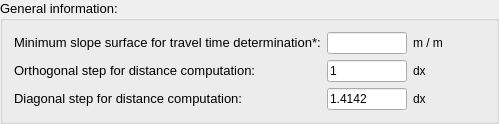
                       <widget class="QGroupBox" name="groupBox">
                        <property name="sizePolicy">
                         <sizepolicy hsizetype="Expanding" vsizetype="Expanding">
                          <horstretch>0</horstretch>
                          <verstretch>0</verstretch>
                         </sizepolicy>
                        </property>
                        <property name="maximumSize">
                         <size>
                          <width>630</width>
                          <height>115</height>
                         </size>
                        </property>
                        <property name="font">
                         <font>
                          <pointsize>10</pointsize>
                         </font>
                        </property>
                        <property name="title">
                         <string>General information:</string>
                        </property>
                        <layout class="QGridLayout" name="gridLayout_5">
                         <item row="0" column="0">
                          <layout class="QGridLayout" name="gridLayout_7">
                           <item row="0" column="2">
                            <layout class="QGridLayout" name="gridLayout_10">
                             <item row="1" column="0" alignment="Qt::AlignHCenter|Qt::AlignVCenter">
                              <widget class="QLabel" name="label_13">
                               <property name="sizePolicy">
                                <sizepolicy hsizetype="Preferred" vsizetype="Preferred">
                                 <horstretch>0</horstretch>
                                 <verstretch>0</verstretch>
                                </sizepolicy>
                               </property>
                               <property name="minimumSize">
                                <size>
                                 <width>16</width>
                                 <height>16</height>
                                </size>
                               </property>
                               <property name="maximumSize">
                                <size>
                                 <width>16</width>
                                 <height>16</height>
                                </size>
                               </property>
                               <property name="font">
                                <font>
                                 <pointsize>9</pointsize>
                                </font>
                               </property>
                               <property name="toolTip">
                                <string>&lt;html&gt;&lt;head/&gt;&lt;body&gt;&lt;p align=&quot;justify&quot;&gt;Add the orthogonal step, which by default is set to 1.&lt;/p&gt;&lt;/body&gt;&lt;/html&gt;</string>
                               </property>
                               <property name="whatsThis">
                                <string>&lt;html&gt;&lt;head/&gt;&lt;body&gt;&lt;p&gt;Add the description or function of the object&lt;/p&gt;&lt;/body&gt;&lt;/html&gt;</string>
                               </property>
                               <property name="text">
                                <string/>
                               </property>
                               <property name="pixmap">
                                <pixmap resource="resources.qrc">:/plugins/hidroPixel/icons/icons/info(2).png</pixmap>
                               </property>
                               <property name="scaledContents">
                                <bool>true</bool>
                               </property>
                              </widget>
                             </item>
                             <item row="0" column="0" alignment="Qt::AlignHCenter|Qt::AlignVCenter">
                              <widget class="QLabel" name="label_11">
                               <property name="sizePolicy">
                                <sizepolicy hsizetype="Preferred" vsizetype="Preferred">
                                 <horstretch>0</horstretch>
                                 <verstretch>0</verstretch>
                                </sizepolicy>
                               </property>
                               <property name="minimumSize">
                                <size>
                                 <width>16</width>
                                 <height>16</height>
                                </size>
                               </property>
                               <property name="maximumSize">
                                <size>
                                 <width>16</width>
                                 <height>16</height>
                                </size>
                               </property>
                               <property name="font">
                                <font>
                                 <pointsize>9</pointsize>
                                </font>
                               </property>
                               <property name="toolTip">
                                <string>&lt;html&gt;&lt;head/&gt;&lt;body&gt;&lt;p align=&quot;justify&quot;&gt;&lt;span style=&quot; font-weight:600;&quot;&gt;*Required information&lt;/span&gt;&lt;/p&gt;&lt;p align=&quot;justify&quot;&gt;Add the value of the &lt;span style=&quot; text-decoration: underline;&quot;&gt;minimum&lt;/span&gt; slope, which can be estimated by the Digital Elevation Model (DEM) or provided by the user.&lt;/p&gt;&lt;/body&gt;&lt;/html&gt;</string>
                               </property>
                               <property name="text">
                                <string/>
                               </property>
                               <property name="pixmap">
                                <pixmap resource="resources.qrc">:/plugins/hidroPixel/icons/icons/info(2).png</pixmap>
                               </property>
                               <property name="scaledContents">
                                <bool>true</bool>
                               </property>
                              </widget>
                             </item>
                             <item row="2" column="0" alignment="Qt::AlignHCenter|Qt::AlignVCenter">
                              <widget class="QLabel" name="label_14">
                               <property name="sizePolicy">
                                <sizepolicy hsizetype="Preferred" vsizetype="Preferred">
                                 <horstretch>0</horstretch>
                                 <verstretch>0</verstretch>
                                </sizepolicy>
                               </property>
                               <property name="minimumSize">
                                <size>
                                 <width>16</width>
                                 <height>16</height>
                                </size>
                               </property>
                               <property name="maximumSize">
                                <size>
                                 <width>16</width>
                                 <height>16</height>
                                </size>
                               </property>
                               <property name="font">
                                <font>
                                 <pointsize>9</pointsize>
                                </font>
                               </property>
                               <property name="toolTip">
                                <string>&lt;html&gt;&lt;head/&gt;&lt;body&gt;&lt;p&gt;Add the diagonal step, which by default is set to 1.4241.&lt;/p&gt;&lt;/body&gt;&lt;/html&gt;</string>
                               </property>
                               <property name="whatsThis">
                                <string>&lt;html&gt;&lt;head/&gt;&lt;body&gt;&lt;p&gt;Add the description or function of the object&lt;/p&gt;&lt;/body&gt;&lt;/html&gt;</string>
                               </property>
                               <property name="text">
                                <string/>
                               </property>
                               <property name="pixmap">
                                <pixmap resource="resources.qrc">:/plugins/hidroPixel/icons/icons/info(2).png</pixmap>
                               </property>
                               <property name="scaledContents">
                                <bool>true</bool>
                               </property>
                              </widget>
                             </item>
                            </layout>
                           </item>
                           <item row="0" column="0">
                            <layout class="QGridLayout" name="gridLayout_8">
                             <item row="0" column="0">
                              <layout class="QGridLayout" name="gridLayout_9">
                               <item row="0" column="1">
                                <widget class="QLineEdit" name="le_1_pg1">
                                 <property name="enabled">
                                  <bool>true</bool>
                                 </property>
                                 <property name="maximumSize">
                                  <size>
                                   <width>80</width>
                                   <height>24</height>
                                  </size>
                                 </property>
                                 <property name="font">
                                  <font>
                                   <pointsize>9</pointsize>
                                  </font>
                                 </property>
                                 <property name="text">
                                  <string/>
                                 </property>
                                </widget>
                               </item>
                               <item row="0" column="0">
                                <widget class="QLabel" name="label_2">
                                 <property name="font">
                                  <font>
                                   <pointsize>9</pointsize>
                                  </font>
                                 </property>
                                 <property name="text">
                                  <string>&lt;html&gt;&lt;head/&gt;&lt;body&gt;&lt;p align=&quot;justify&quot;&gt;&lt;span style=&quot; font-size:10pt;&quot;&gt;Minimum slope surface for travel time determination*:&lt;/span&gt;&lt;/p&gt;&lt;/body&gt;&lt;/html&gt;</string>
                                 </property>
                                </widget>
                               </item>
                              </layout>
                             </item>
                             <item row="2" column="0">
                              <layout class="QGridLayout" name="gridLayout_18">
                               <item row="0" column="0">
                                <widget class="QLabel" name="label_5">
                                 <property name="font">
                                  <font>
                                   <pointsize>9</pointsize>
                                  </font>
                                 </property>
                                 <property name="text">
                                  <string>&lt;html&gt;&lt;head/&gt;&lt;body&gt;&lt;p align=&quot;justify&quot;&gt;&lt;span style=&quot; font-size:10pt;&quot;&gt;Diagonal step for distance computation:&lt;/span&gt;&lt;/p&gt;&lt;/body&gt;&lt;/html&gt;</string>
                                 </property>
                                </widget>
                               </item>
                               <item row="0" column="1">
                                <widget class="QLineEdit" name="le_4_pg1">
                                 <property name="maximumSize">
                                  <size>
                                   <width>80</width>
                                   <height>24</height>
                                  </size>
                                 </property>
                                 <property name="font">
                                  <font>
                                   <pointsize>9</pointsize>
                                  </font>
                                 </property>
                                 <property name="text">
                                  <string>1.4142</string>
                                 </property>
                                </widget>
                               </item>
                              </layout>
                             </item>
                             <item row="1" column="0">
                              <layout class="QGridLayout" name="gridLayout_17">
                               <item row="0" column="0">
                                <widget class="QLabel" name="label_4">
                                 <property name="font">
                                  <font>
                                   <pointsize>9</pointsize>
                                  </font>
                                 </property>
                                 <property name="text">
                                  <string>&lt;html&gt;&lt;head/&gt;&lt;body&gt;&lt;p align=&quot;justify&quot;&gt;&lt;span style=&quot; font-size:10pt;&quot;&gt;Orthogonal step for distance computation:&lt;/span&gt;&lt;/p&gt;&lt;/body&gt;&lt;/html&gt;</string>
                                 </property>
                                </widget>
                               </item>
                               <item row="0" column="1">
                                <widget class="QLineEdit" name="le_3_pg1">
                                 <property name="maximumSize">
                                  <size>
                                   <width>80</width>
                                   <height>24</height>
                                  </size>
                                 </property>
                                 <property name="font">
                                  <font>
                                   <pointsize>9</pointsize>
                                  </font>
                                 </property>
                                 <property name="text">
                                  <string>1</string>
                                 </property>
                                </widget>
                               </item>
                              </layout>
                             </item>
                            </layout>
                           </item>
                           <item row="0" column="1">
                            <layout class="QVBoxLayout" name="verticalLayout_4">
                             <item>
                              <widget class="QLabel" name="label_6">
                               <property name="minimumSize">
                                <size>
                                 <width>50</width>
                                 <height>0</height>
                                </size>
                               </property>
                               <property name="font">
                                <font>
                                 <pointsize>9</pointsize>
                                </font>
                               </property>
                               <property name="text">
                                <string>m / m</string>
                               </property>
                              </widget>
                             </item>
                             <item>
                              <widget class="QLabel" name="label_8">
                               <property name="font">
                                <font>
                                 <pointsize>9</pointsize>
                                </font>
                               </property>
                               <property name="text">
                                <string>dx</string>
                               </property>
                              </widget>
                             </item>
                             <item>
                              <widget class="QLabel" name="label_9">
                               <property name="font">
                                <font>
                                 <pointsize>9</pointsize>
                                </font>
                               </property>
                               <property name="text">
                                <string>dx</string>
                               </property>
                              </widget>
                             </item>
                            </layout>
                           </item>
                          </layout>
                         </item>
                        </layout>
                       </widget>
